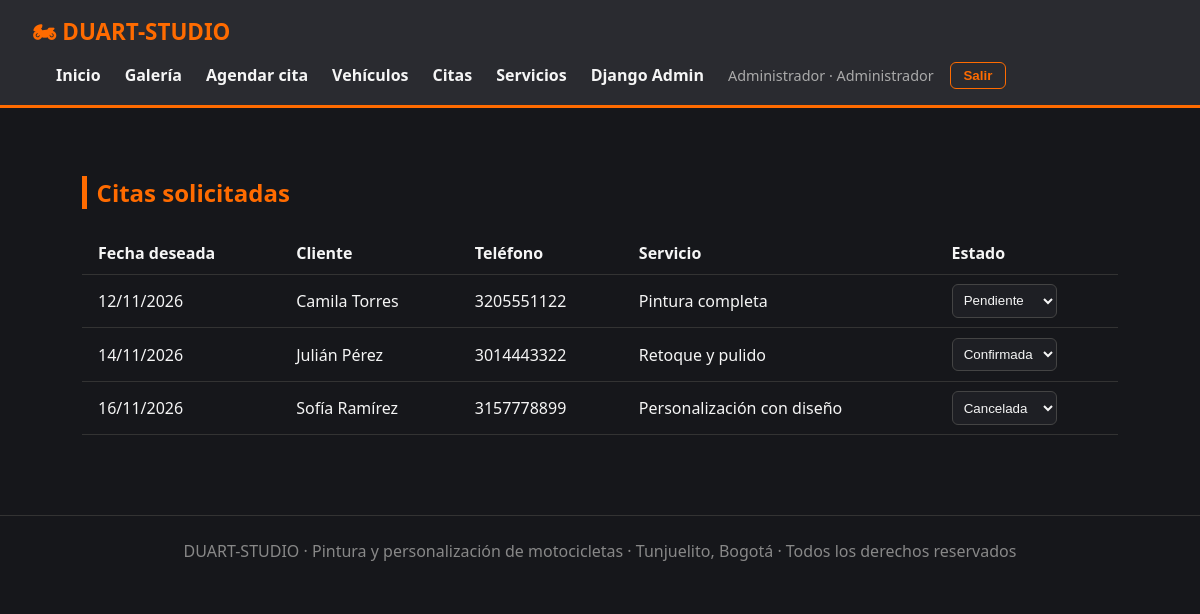
Page /panel/citas/ (signed in) on the committed database.
### taller_motos/models.py (models this page shows, shortened)
class Cita(models.Model):
    class Estado(models.TextChoices):
        PENDIENTE = "pendiente", "Pendiente"
        CONFIRMADA = "confirmada", "Confirmada"
        CANCELADA = "cancelada", "Cancelada"
    nombre_cliente = models.CharField(max_length=100)
    telefono = models.CharField(max_length=20)
    servicio = models.ForeignKey(Servicio, on_delete=models.SET_NULL, null=True, blank=True)
    fecha_deseada = models.DateField()
    mensaje = models.TextField(blank=True)
    estado = models.CharField(max_length=12, choices=Estado.choices, default=Estado.PENDIENTE)
    creada_en = models.DateTimeField(auto_now_add=True)
    class Meta:
        ordering = ["fecha_deseada"]

class Servicio(models.Model):
    nombre = models.CharField(max_length=100)
    descripcion = models.TextField()
    precio = models.DecimalField(max_digits=10, decimal_places=2, help_text="Precio de referencia en pesos colombianos")
    duracion_estimada = models.CharField(max_length=50, help_text="Ej: 1 hora, 30 min")
    imagen_url = models.URLField(blank=True, help_text="Enlace a una imagen del servicio")
    def __str__(self):
        return self.nombre

### taller_motos/views.py (the view, shortened to what this page needs)
# urls.py: path("panel/citas/", views.cita_list, name="cita_list"),
@rol_requerido(ADMINISTRADOR)
def cita_list(request):
    citas = Cita.objects.select_related("servicio")
    return render(request, "taller_motos/cita_list.html", {"citas": citas, "estados": Cita.Estado.choices})

### taller_motos/context_processors.py (called while the page is built)
def rol(request):
    usuario = request.user
    administrador = es_administrador(usuario)
    if administrador:
        nombre = "Administrador"
    elif es_cliente(usuario):
        nombre = "Cliente"
    else:
        nombre = "Visitante"
    return {"es_administrador": administrador, "rol_usuario": nombre}

### taller_motos/roles.py (called while the page is built)
def es_administrador(usuario):
    return usuario.is_authenticated and (
        usuario.is_superuser or usuario.groups.filter(name=ADMINISTRADOR).exists()
    )

def rol_requerido(*roles):
    comprobaciones = {ADMINISTRADOR: es_administrador, CLIENTE: es_cliente}
    def decorador(vista):
        @wraps(vista)
        def envoltura(request, *args, **kwargs):
            if not request.user.is_authenticated:
                return redirect_to_login(request.get_full_path())
            if any(comprobaciones[rol](request.user) for rol in roles):
                return vista(request, *args, **kwargs)
            raise PermissionDenied  # Muestra templates/403.html
        return envoltura
    return decorador

### taller_motos/templates/taller_motos/cita_list.html (shortened to what this page needs)
{% extends "taller_motos/base.html" %}
{% block contenido %}
<section class="seccion">
  <h2>Citas solicitadas</h2>
  {% if citas %}
  <table class="tabla tabla-ancha">
    <thead>
      <tr><th>Fecha deseada</th><th>Cliente</th><th>Teléfono</th><th>Servicio</th><th>Estado</th></tr>
    </thead>
    <tbody>
      {% for cita in citas %}
      <tr>
        <td>{{ cita.fecha_deseada|date:"d/m/Y" }}</td>
        <td>{{ cita.nombre_cliente }}</td>
        <td>{{ cita.telefono }}</td>
        <td>{{ cita.servicio|default:"—" }}</td>
        <td>
          <form class="form-linea" method="post">
            <select name="estado" onchange="this.form.submit()">
              {% for valor, nombre in estados %}
                <option value="{{ valor }}" {% if cita.estado == valor %}selected{% endif %}>{{ nombre }}</option>
              {% endfor %}
            </select>
          </form>
        </td>
      </tr>
      {% endfor %}
    </tbody>
  </table>
  {% else %}
  <p>No hay citas registradas.</p>
  {% endif %}
</section>
{% endblock %}

### taller_motos/templates/taller_motos/base.html (shortened to what this page needs)
{% load static %}
<!DOCTYPE html>
<html lang="es">
<head>
  <link rel="stylesheet" href="{% static 'taller_motos/estilos.css' %}">
</head>
<body>
  <header class="navbar">
    <a class="marca" href="{% url 'taller_motos:index' %}">🏍 DUART-STUDIO</a>
    <nav>
      <a href="{% url 'taller_motos:index' %}">Inicio</a>
      <a href="{% url 'taller_motos:galeria' %}">Galería</a>
      <a href="{% url 'taller_motos:contacto' %}">Agendar cita</a>
      {% if es_administrador %}
        <a href="{% url 'taller_motos:vehiculo_list' %}">Vehículos</a>
        <a href="{% url 'taller_motos:cita_list' %}">Citas</a>
        <a href="{% url 'taller_motos:servicio_list' %}">Servicios</a>
        <a href="{% url 'admin:index' %}">Django Admin</a>
      {% elif user.is_authenticated %}
        <a href="{% url 'taller_motos:mi_proceso' %}">Mi Proceso</a>
      {% endif %}
      {% if user.is_authenticated %}
        <span class="usuario">{{ user.first_name|default:user.username }} · {{ rol_usuario }}</span>
        <form class="form-salir" method="post" action="{% url 'taller_motos:logout' %}">
          <button type="submit">Salir</button>
        </form>
      {% else %}
        <a href="{% url 'taller_motos:login' %}">Ingresar</a>
        <a class="nav-destacado" href="{% url 'taller_motos:registro' %}">Crear cuenta</a>
      {% endif %}
    </nav>
  </header>
  {% block contenido %}{% endblock %}
  <footer>
    DUART-STUDIO &middot; Pintura y personalización de motocicletas &middot; Tunjuelito, Bogotá &middot; Todos los derechos reservados
  </footer>
</body>
</html>

### taller_motos/static/taller_motos/estilos.css (style rules this page uses)
:root { --negro: #16171b; --naranja: #ff6b00; --gris: #2a2b30; --blanco: #f5f5f5; }
* { box-sizing: border-box; }
body { margin: 0; font-family: "Segoe UI", Arial, sans-serif; background: var(--negro); color: var(--blanco); }
header.navbar { display: flex; justify-content: space-between; align-items: center; padding: 1rem 2rem; background: var(--gris); border-bottom: 3px solid var(--naranja); }
header.navbar .marca { font-size: 1.4rem; font-weight: bold; color: var(--naranja); text-decoration: none; }
header.navbar nav a { color: var(--blanco); text-decoration: none; margin-left: 1.5rem; font-weight: 600; }
.seccion { padding: 3rem 2rem; max-width: 1100px; margin: 0 auto; }
.seccion h2 { color: var(--naranja); border-left: 5px solid var(--naranja); padding-left: .6rem; }
footer { text-align: center; padding: 1.5rem; color: #888; border-top: 1px solid #333; margin-top: 2rem; }
.tabla { width: 100%; max-width: 800px; margin: 1.5rem auto 0 auto; border-collapse: collapse; }
.tabla th, .tabla td { padding: .6rem 1rem; border-bottom: 1px solid #333; text-align: left; }
header.navbar { flex-wrap: wrap; gap: .5rem; }
header.navbar nav { display: flex; flex-wrap: wrap; align-items: center; gap: .25rem 0; }
header.navbar .usuario { margin-left: 1.5rem; color: #aaa; font-size: .9rem; }
.form-salir { display: inline; margin-left: 1rem; }
.form-salir button { background: none; border: 1px solid var(--naranja); color: var(--naranja); padding: .3rem .8rem; border-radius: 6px; cursor: pointer; font-weight: 600; }
a { color: var(--naranja); }
.filtros input, .filtros select, .form-linea select { padding: .45rem; border-radius: 6px; border: 1px solid #444; background: #1e1f24; color: var(--blanco); }
.tabla-ancha { max-width: 100%; }

### rows in the picture
Cita: fecha_deseada "12/11/2026", nombre_cliente "Camila Torres", telefono "3205551122", servicio "Pintura completa", estado "Pendiente"
Cita: fecha_deseada "14/11/2026", nombre_cliente "Julián Pérez", telefono "3014443322", servicio "Retoque y pulido", estado "Confirmada"
Cita: fecha_deseada "16/11/2026", nombre_cliente "Sofía Ramírez", telefono "3157778899", servicio "Personalización con diseño", estado "Cancelada"

### other values in the picture
{{ user.first_name|default:user.username }} "Administrador"
{{ rol_usuario }} "Administrador"
